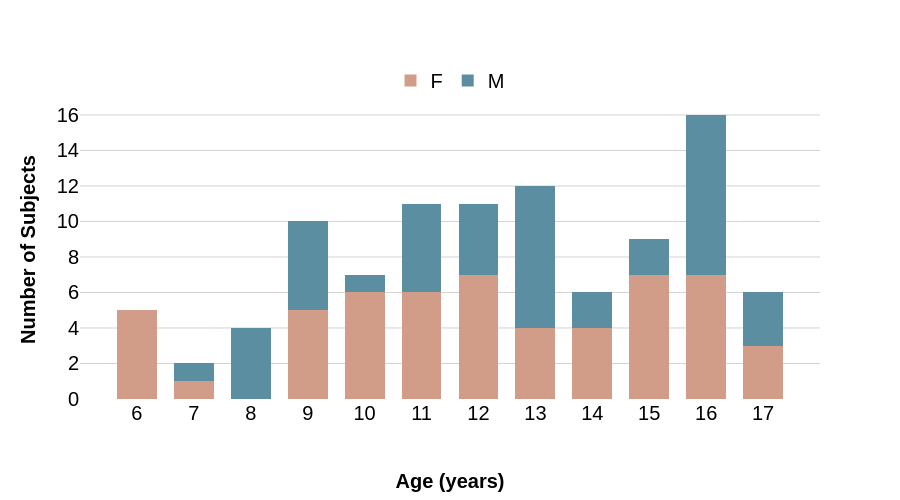

Notebook source saved alongside this figure:
### Code cell
# Plot demographics for included subjects in T2w analysis
plot_demographics(include_t2_subjects)

### Figure 1 — Plotly figure (JSON) as saved in the notebook; plotly's stock layout.template omitted (floating-point values rounded to 4 significant figures)
{"data": [{"legendgroup": "F", "marker": {"color": "#D19D88"}, "name": "F", "opacity": 1, "type": "histogram", "x": [15, 15, 14, 16, 14, 14, 13, 15, 12, 9, 16, 17, 12, 10, 11, 13, 11, 10, 15, 14, 10, 7, 10, 11, 13, 15, 16, 15, 10, 12, 6, 12, 9, 6, 13, 16, 12, 9, 17, 16, 6, 6, 12, 16, 15, 17, 9, 9, 11, 10, 11, 11, 12, 16, 6], "xaxis": "x", "xbins": {"size": 1}, "yaxis": "y"}, {"legendgroup": "M", "marker": {"color": "#5C8EA1"}, "name": "M", "opacity": 1, "type": "histogram", "x": [17, 15, 13, 14, 16, 16, 17, 11, 13, 15, 12, 16, 16, 16, 16, 16, 12, 13, 12, 9, 9, 14, 13, 17, 12, 11, 9, 9, 8, 8, 8, 11, 11, 13, 13, 9, 16, 8, 7, 10, 11, 16, 13, 13], "xaxis": "x", "xbins": {"size": 1}, "yaxis": "y"}], "layout": {"bargap": 0.3, "barmode": "stack", "font": {"color": "black", "family": "Arial", "size": 20}, "height": 500, "legend": {"orientation": "h", "x": 0.5, "xanchor": "center", "y": 1, "yanchor": "bottom"}, "plot_bgcolor": "white", "width": 900, "xaxis": {"anchor": "y", "domain": [0, 1], "gridwidth": 1, "range": [5, 18], "showgrid": false, "tickmode": "array", "tickvals": [6, 7, 8, 9, 10, 11, 12, 13, 14, 15, 16, 17], "title": {"font": {"family": "Arial", "size": 20, "weight": "bold"}, "standoff": 50, "text": "Age (years)"}}, "yaxis": {"anchor": "x", "domain": [0, 1], "gridcolor": "lightgrey", "gridwidth": 1, "showgrid": true, "title": {"font": {"family": "Arial", "size": 20, "weight": "bold"}, "text": "Number of Subjects"}}}}
